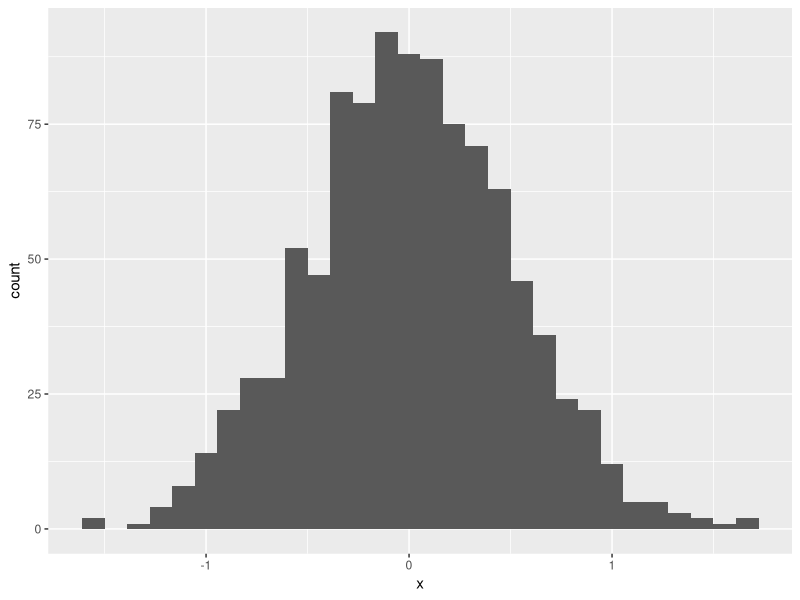
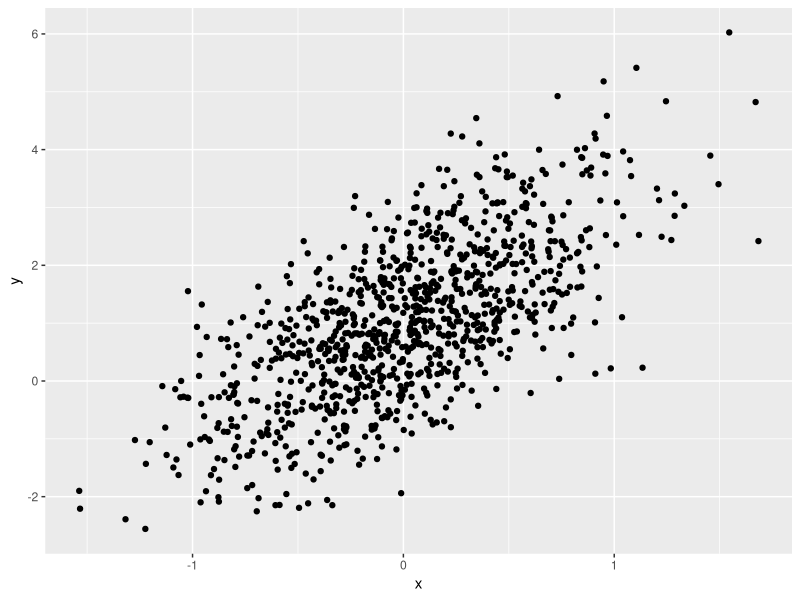
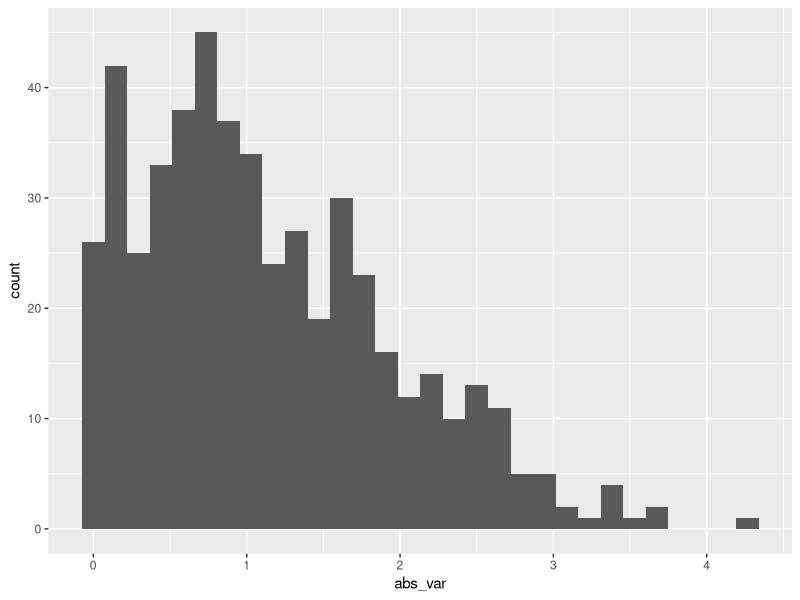

R code for these plots, in order:
## ---- chunk 1
#output: can also be pdf_document, word_document
## ---- chunk 2
library(tidyverse)
## ---- chunk 3
samp = rnorm(100)
length(samp)
## ---- chunk 4
plot_df = 
  tibble(
    x = rnorm(1000, sd = 0.5),
    y = 1 + 2 * x + rnorm(1000)
  )
## ---- chunk 5
ggplot(plot_df, aes(x = x)) + geom_histogram()

ggplot(plot_df, aes(x = x, y = y)) + geom_point()
## ---- chunk 6
set.seed(0)

la_df = 
  tibble(
    num_var = rnorm(500, mean = 1),
    log_var = num_var > 0,
    abs_var = abs(num_var)
  )

ggplot(la_df, aes(x = abs_var)) + geom_histogram()
